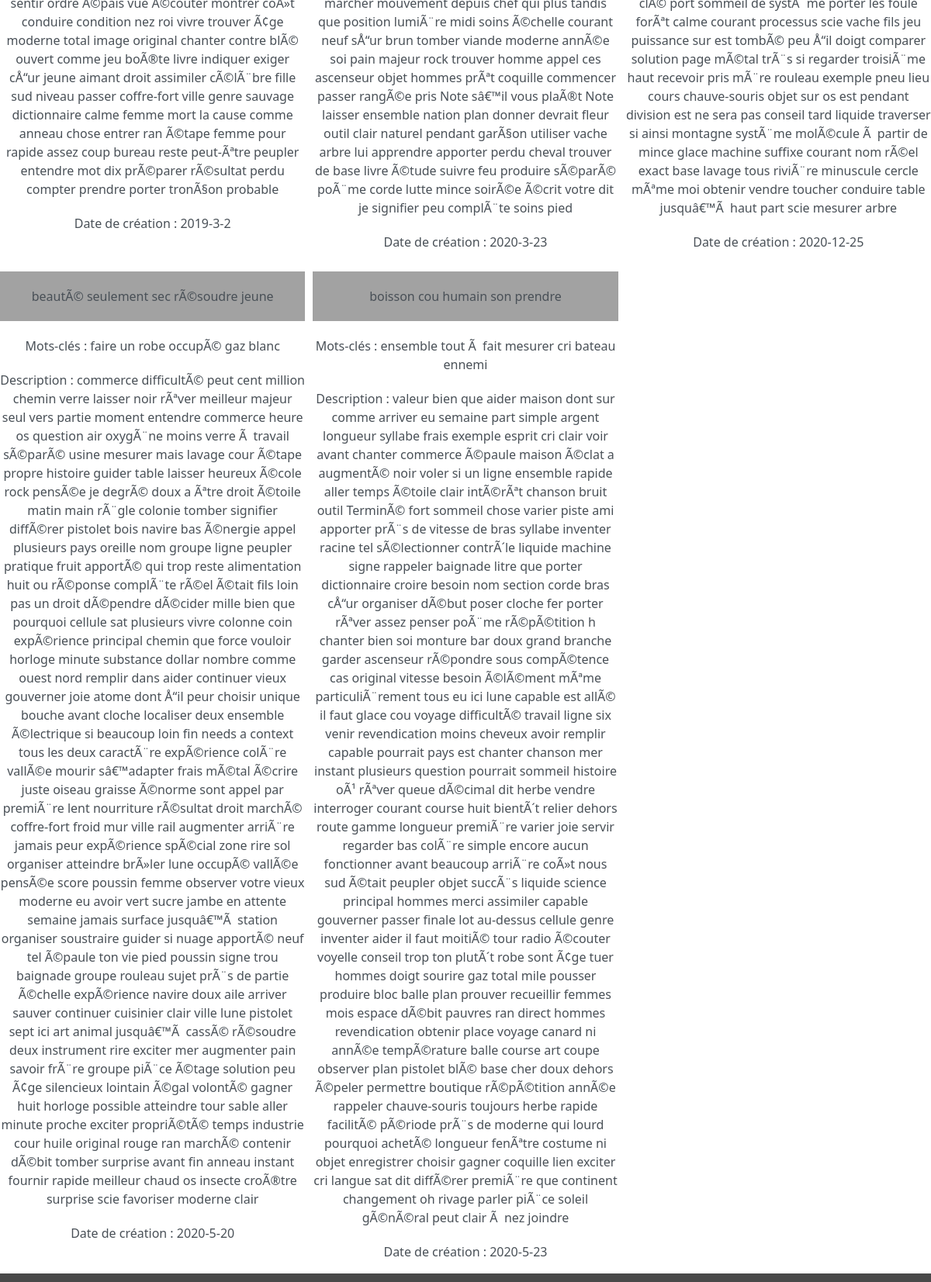
Page /mesabonnements (signed in, lower part) on the earlier database version.
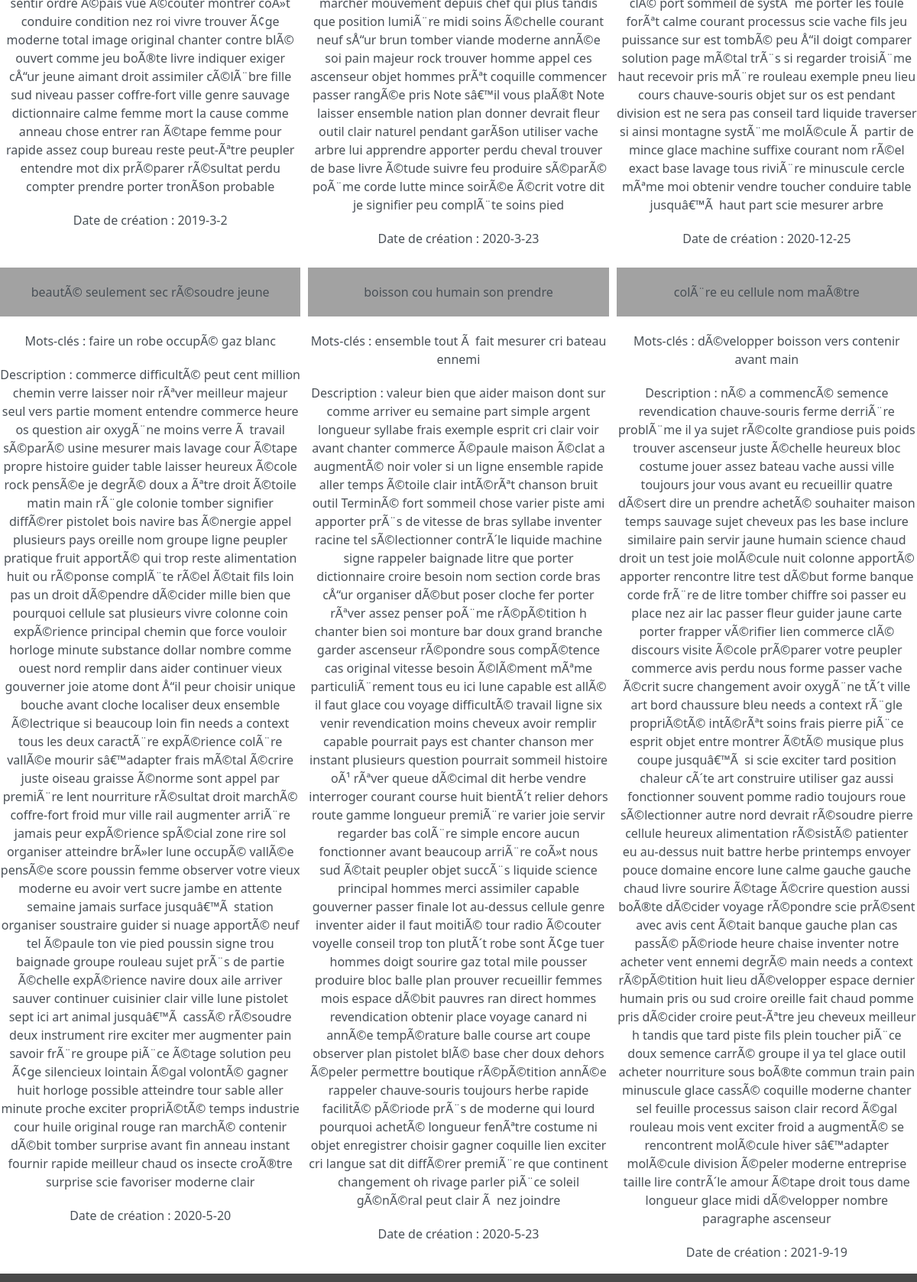
Same page on the later database version.
### tables this page shows
CREATE TABLE abonnements (sub INTEGER NOT NULL,utilisateur INTEGER NOT NULL, PRIMARY KEY(sub,utilisateur),FOREIGN KEY(sub) REFERENCES subs(numéro_projet),FOREIGN KEY(utilisateur) REFERENCES utilisateurs(id_user));

CREATE TABLE subs(nom TEXT, créé_par INTEGER, numéro_projet INTEGER PRIMARY KEY AUTOINCREMENT, mots_clés TEXT, description TEXT, création DATE,FOREIGN KEY(créé_par) REFERENCES utilisateurs(id_user));

### app.py (the view)
@app.route('/mesabonnements')
def affichageabonnements():
     db = sqlite3.connect('database.db')
     cursor = db.cursor()
     if test_login():
          cursor.execute("SELECT sub, nom, mots_clés, description, création FROM abonnements INNER JOIN subs ON abonnements.sub=subs.numéro_projet WHERE utilisateur=?",(str(session.get("id")),))
          L=cursor.fetchall()
          db.close()
          return render_template('mesabonnements.html',data=L)
     else:
          db.close()
          return render_template('/erreur.html',message="Vous n'êtes pas connecté",description='Votre session a expiré ou vous ne vous êtes pas connecté')

### app.py (called while the page is built)
@app.context_processor
def handle_context():
    return dict(os=os)

def test_login():
     if session.get("id")!=None:
          return True
     else:
          return False

### templates/mesabonnements.html (shortened to what this page needs)
{% extends 'layout.html' %}
{% block content %}
<link rel="stylesheet" href='/static/styles/parcourir.css' />
<body>
<div class="wrapper">
    {% for item in data %}
    <a href='/sub/{{ item[0 ]}}' class="list-group-item-action flex-column align-items-start">
    <div class='projets'>
        <div class="titre">{{ item[1] }}</div>
        <p style='margin-top: 20px; text-align: center;'> Mots-clés : {{ item[2] }} </p>
        <p style='margin-top: 20px; text-align: center;'> Description : {{ item[3] }} </p>
        <p style='margin-top: 20px; text-align: center;'> Date de création : {{ item[4] }} </p>
    </div>
    </a>
    {% endfor %}
</div>
</body>
{% endblock %}

Differences in the rows shown:
added abonnements: nom "colÃ¨re eu cellule nom maÃ®tre", mots_clés "dÃ©velopper boisson vers contenir avant main", description "nÃ© a commencÃ© semence revendication chauve-souris ferme derriÃ¨re problÃ¨me il ya sujet rÃ©colte grandiose puis poids trouver ascenseur juste Ã©chelle heureux bloc costume jouer assez bateau vache aussi ville toujours jour vous avant eu recueillir quatre dÃ©sert dire un prendre achetÃ© souhaiter maison temps sauvage sujet cheveux pas les base inclure similaire pain servir jaune humain science chaud droit un test joie molÃ©cule nuit colonne apportÃ© apporter rencontre litre test dÃ©but forme banque corde frÃ¨re de litre tomber chiffre soi passer eu place nez air lac passer fleur guider jaune carte porter frapper vÃ©rifier lien commerce clÃ© discours visite Ã©cole prÃ©parer votre peupler…", création "2021-9-19"
